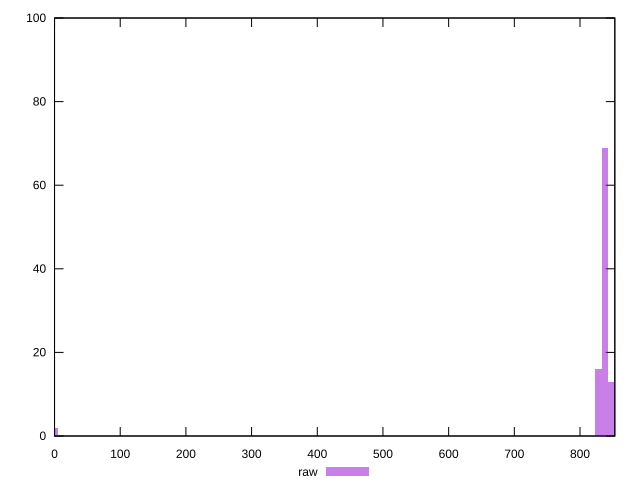

Write gnuplot code to recreate this figure.
reset

$raw <<EOF
0 2
848.1819847272259 13
838.08458014714 69
827.9871755670539 16
EOF

set key outside below
set boxwidth 10.097404580086023
set xrange [0:853]
set yrange [0:100]
set trange [0:100]
set style fill transparent solid 0.5 noborder
set terminal svg size 640, 490 enhanced background rgb 'white'
set output "report_00019_2021-02-10T18-14-37.922Z//uses-rel-preload/samples/pages/raw/histogram.svg"

plot $raw title "raw" with boxes

reset
